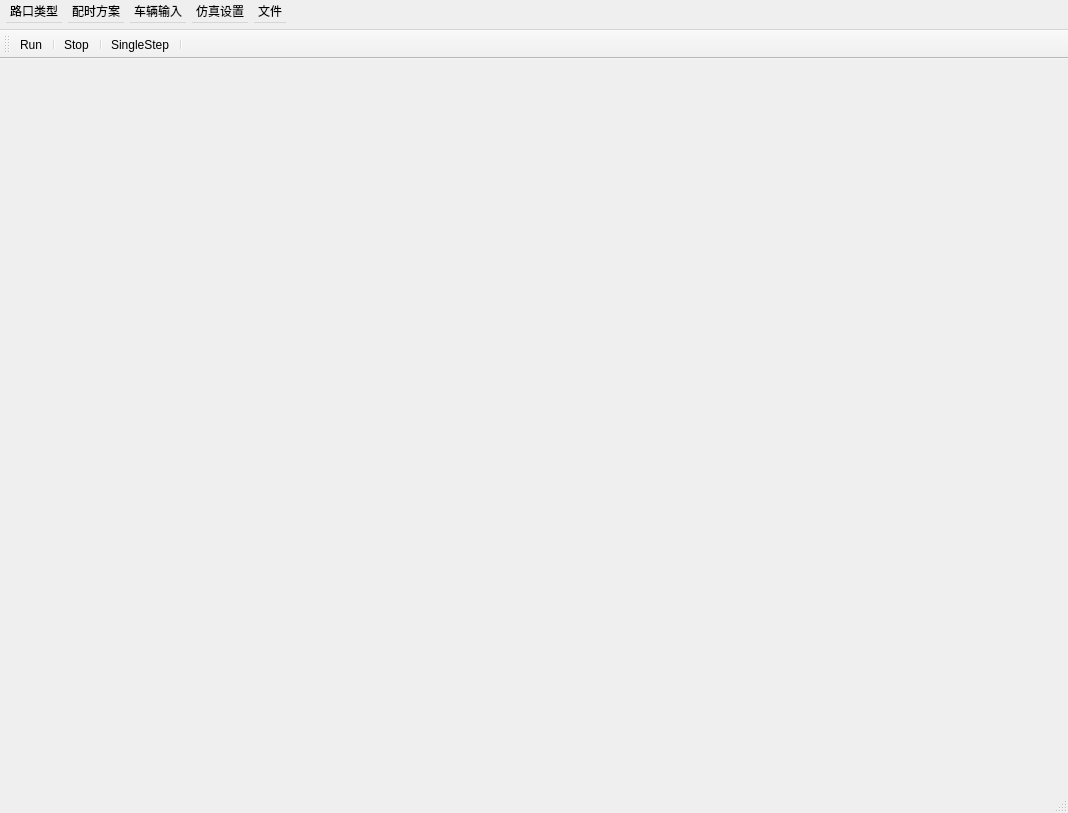
<?xml version="1.0" encoding="UTF-8"?>
<ui version="4.0">
 <class>TrafficSimClass</class>
 <widget class="QMainWindow" name="TrafficSimClass">
  <property name="geometry">
   <rect>
    <x>0</x>
    <y>0</y>
    <width>1068</width>
    <height>813</height>
   </rect>
  </property>
  <property name="windowTitle">
   <string>TrafficSim交通仿真软件</string>
  </property>
  <widget class="QWidget" name="centralWidget"/>
  <widget class="QMenuBar" name="menuBar">
   <property name="geometry">
    <rect>
     <x>0</x>
     <y>0</y>
     <width>1068</width>
     <height>30</height>
    </rect>
   </property>
   <property name="minimumSize">
    <size>
     <width>0</width>
     <height>30</height>
    </size>
   </property>
   <property name="maximumSize">
    <size>
     <width>16777215</width>
     <height>30</height>
    </size>
   </property>
   <widget class="QMenu" name="menu">
    <property name="minimumSize">
     <size>
      <width>0</width>
      <height>0</height>
     </size>
    </property>
    <property name="maximumSize">
     <size>
      <width>16777215</width>
      <height>16777215</height>
     </size>
    </property>
    <property name="title">
     <string>路口类型</string>
    </property>
    <addaction name="separator"/>
    <addaction name="scence_Ordinary"/>
    <addaction name="separator"/>
    <addaction name="scence_CFI"/>
   </widget>
   <widget class="QMenu" name="menuSiginal_Contral">
    <property name="title">
     <string>配时方案</string>
    </property>
    <addaction name="separator"/>
    <addaction name="signal_Fixed"/>
    <addaction name="separator"/>
    <addaction name="signal_Adaptive"/>
   </widget>
   <widget class="QMenu" name="menuSimunilation">
    <property name="title">
     <string>仿真设置</string>
    </property>
    <addaction name="separator"/>
    <addaction name="simulation_Configuration"/>
   </widget>
   <widget class="QMenu" name="menuVehicles">
    <property name="title">
     <string>车辆输入</string>
    </property>
    <addaction name="separator"/>
    <addaction name="vehicles_Ordinary"/>
    <addaction name="separator"/>
    <addaction name="vehicles_CFI"/>
   </widget>
   <widget class="QMenu" name="menuFile">
    <property name="title">
     <string>文件</string>
    </property>
    <addaction name="OpenFile"/>
   </widget>
   <addaction name="menu"/>
   <addaction name="menuSiginal_Contral"/>
   <addaction name="menuVehicles"/>
   <addaction name="menuSimunilation"/>
   <addaction name="menuFile"/>
  </widget>
  <widget class="QToolBar" name="mainToolBar">
   <property name="iconSize">
    <size>
     <width>20</width>
     <height>20</height>
    </size>
   </property>
   <attribute name="toolBarArea">
    <enum>TopToolBarArea</enum>
   </attribute>
   <attribute name="toolBarBreak">
    <bool>false</bool>
   </attribute>
   <addaction name="action_Run"/>
   <addaction name="separator"/>
   <addaction name="action_Stop"/>
   <addaction name="separator"/>
   <addaction name="action_SingleStep"/>
   <addaction name="separator"/>
  </widget>
  <widget class="QStatusBar" name="statusBar"/>
  <action name="scence_Ordinary">
   <property name="checkable">
    <bool>true</bool>
   </property>
   <property name="text">
    <string>普通路口</string>
   </property>
  </action>
  <action name="scence_CFI">
   <property name="checkable">
    <bool>true</bool>
   </property>
   <property name="text">
    <string>移位左转</string>
   </property>
  </action>
  <action name="signal_Fixed">
   <property name="checkable">
    <bool>true</bool>
   </property>
   <property name="text">
    <string>固定配时</string>
   </property>
  </action>
  <action name="signal_Adaptive">
   <property name="checkable">
    <bool>true</bool>
   </property>
   <property name="text">
    <string>自适应配时</string>
   </property>
  </action>
  <action name="simulation_Configuration">
   <property name="text">
    <string>参数设置</string>
   </property>
  </action>
  <action name="action_Run">
   <property name="icon">
    <iconset resource="TrafficSim.qrc">
     <normaloff>:/TrafficSim/images/start.png</normaloff>:/TrafficSim/images/start.png</iconset>
   </property>
   <property name="text">
    <string>Run</string>
   </property>
   <property name="toolTip">
    <string>Run Simulation</string>
   </property>
  </action>
  <action name="action_Stop">
   <property name="icon">
    <iconset resource="TrafficSim.qrc">
     <normaloff>:/TrafficSim/images/stop.png</normaloff>:/TrafficSim/images/stop.png</iconset>
   </property>
   <property name="text">
    <string>Stop</string>
   </property>
   <property name="toolTip">
    <string>Stop simulation</string>
   </property>
  </action>
  <action name="action_SingleStep">
   <property name="icon">
    <iconset resource="TrafficSim.qrc">
     <normaloff>:/TrafficSim/images/single.png</normaloff>:/TrafficSim/images/single.png</iconset>
   </property>
   <property name="text">
    <string>SingleStep</string>
   </property>
   <property name="toolTip">
    <string>Run simulation with single step</string>
   </property>
  </action>
  <action name="vehicles_Ordinary">
   <property name="text">
    <string>普通路口</string>
   </property>
  </action>
  <action name="vehicles_CFI">
   <property name="text">
    <string>移位左转</string>
   </property>
  </action>
  <action name="OpenFile">
   <property name="text">
    <string>打开输入文件</string>
   </property>
  </action>
 </widget>
 <layoutdefault spacing="6" margin="11"/>
 <resources>
  <include location="TrafficSim.qrc"/>
 </resources>
 <connections>
  <connection>
   <sender>signal_Fixed</sender>
   <signal>toggled(bool)</signal>
   <receiver>signal_Adaptive</receiver>
   <slot>setDisabled(bool)</slot>
   <hints>
    <hint type="sourcelabel">
     <x>-1</x>
     <y>-1</y>
    </hint>
    <hint type="destinationlabel">
     <x>-1</x>
     <y>-1</y>
    </hint>
   </hints>
  </connection>
  <connection>
   <sender>signal_Adaptive</sender>
   <signal>toggled(bool)</signal>
   <receiver>signal_Fixed</receiver>
   <slot>setDisabled(bool)</slot>
   <hints>
    <hint type="sourcelabel">
     <x>-1</x>
     <y>-1</y>
    </hint>
    <hint type="destinationlabel">
     <x>-1</x>
     <y>-1</y>
    </hint>
   </hints>
  </connection>
  <connection>
   <sender>scence_Ordinary</sender>
   <signal>toggled(bool)</signal>
   <receiver>scence_CFI</receiver>
   <slot>setDisabled(bool)</slot>
   <hints>
    <hint type="sourcelabel">
     <x>-1</x>
     <y>-1</y>
    </hint>
    <hint type="destinationlabel">
     <x>-1</x>
     <y>-1</y>
    </hint>
   </hints>
  </connection>
  <connection>
   <sender>scence_CFI</sender>
   <signal>toggled(bool)</signal>
   <receiver>scence_Ordinary</receiver>
   <slot>setDisabled(bool)</slot>
   <hints>
    <hint type="sourcelabel">
     <x>-1</x>
     <y>-1</y>
    </hint>
    <hint type="destinationlabel">
     <x>-1</x>
     <y>-1</y>
    </hint>
   </hints>
  </connection>
 </connections>
</ui>
